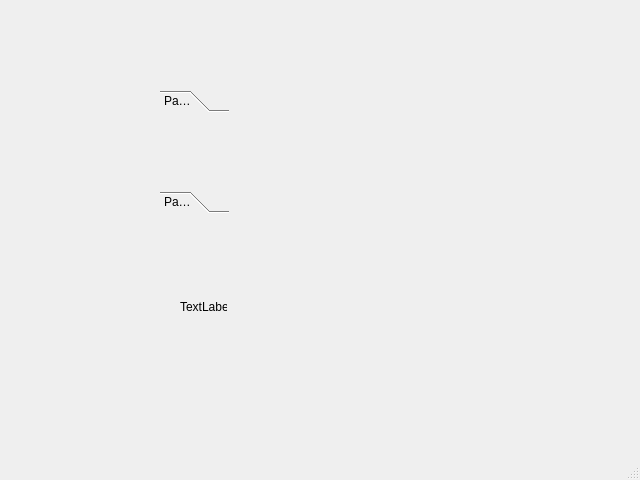
<?xml version="1.0" encoding="UTF-8"?>
<ui version="4.0">
 <class>MainWindow</class>
 <widget class="QMainWindow" name="MainWindow">
  <property name="geometry">
   <rect>
    <x>0</x>
    <y>0</y>
    <width>640</width>
    <height>480</height>
   </rect>
  </property>
  <property name="windowTitle">
   <string>MainWindow</string>
  </property>
  <widget class="QWidget" name="centralwidget">
   <widget class="QLabel" name="label">
    <property name="geometry">
     <rect>
      <x>180</x>
      <y>300</y>
      <width>47</width>
      <height>13</height>
     </rect>
    </property>
    <property name="text">
     <string>TextLabel</string>
    </property>
   </widget>
   <widget class="QToolBox" name="toolBox">
    <property name="geometry">
     <rect>
      <x>160</x>
      <y>90</y>
      <width>69</width>
      <height>123</height>
     </rect>
    </property>
    <property name="currentIndex">
     <number>0</number>
    </property>
    <widget class="QWidget" name="page">
     <property name="geometry">
      <rect>
       <x>0</x>
       <y>0</y>
       <width>69</width>
       <height>69</height>
      </rect>
     </property>
     <attribute name="label">
      <string>Page 1</string>
     </attribute>
    </widget>
    <widget class="QWidget" name="page_2">
     <property name="geometry">
      <rect>
       <x>0</x>
       <y>0</y>
       <width>98</width>
       <height>28</height>
      </rect>
     </property>
     <attribute name="label">
      <string>Page 2</string>
     </attribute>
    </widget>
   </widget>
   <widget class="QStackedWidget" name="stackedWidget">
    <property name="geometry">
     <rect>
      <x>320</x>
      <y>130</y>
      <width>120</width>
      <height>80</height>
     </rect>
    </property>
    <widget class="QWidget" name="page_3"/>
    <widget class="QWidget" name="page_4"/>
   </widget>
  </widget>
  <widget class="QMenuBar" name="menubar">
   <property name="geometry">
    <rect>
     <x>0</x>
     <y>0</y>
     <width>640</width>
     <height>21</height>
    </rect>
   </property>
  </widget>
  <widget class="QStatusBar" name="statusbar"/>
 </widget>
 <resources/>
 <connections/>
</ui>
